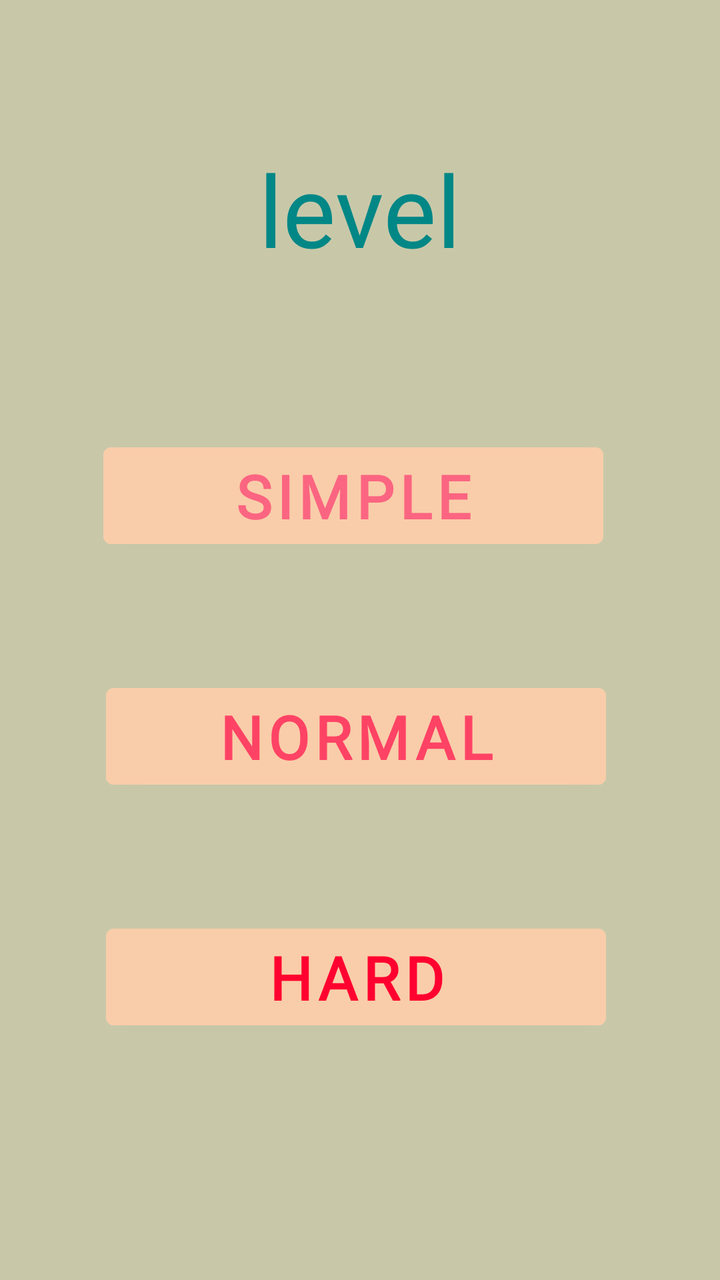
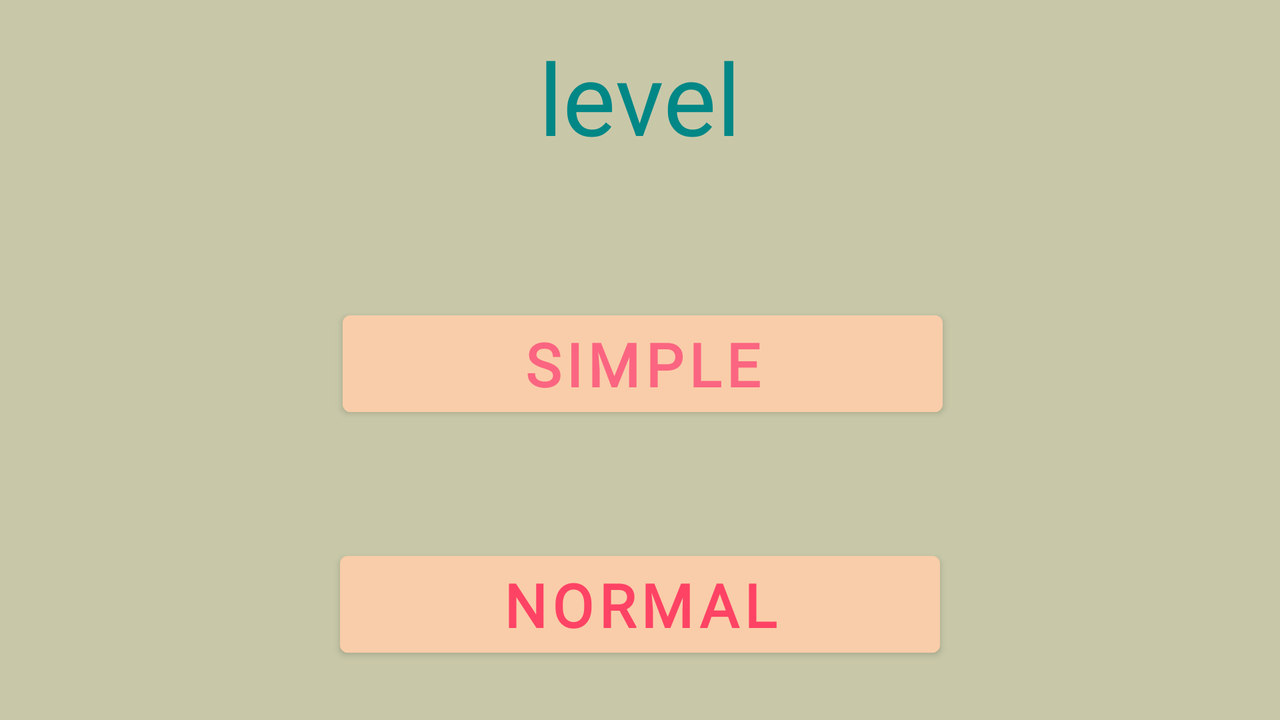

The same Android screen from two of the app's own layout files: first res/layout/ as a phone draws it, then the repository's variant for another configuration, drawn on a device whose configuration selects that folder. Both files follow.
<!-- AndroidManifest.xml: application theme Theme.WatchOutBricks -->
<!-- res/layout/level.xml -->
<?xml version="1.0" encoding="utf-8"?>
<androidx.constraintlayout.widget.ConstraintLayout xmlns:android="http://schemas.android.com/apk/res/android"
    xmlns:app="http://schemas.android.com/apk/res-auto"
    xmlns:tools="http://schemas.android.com/tools"
    android:layout_width="match_parent"
    android:layout_height="match_parent"
    android:background="@color/match4">

    <TextView
        android:id="@+id/level"
        android:layout_width="wrap_content"
        android:layout_height="wrap_content"
        android:fontFamily="@font/font_used"
        android:paddingHorizontal="20sp"
        android:paddingTop="15sp"
        android:text="@string/level"
        android:textColor="@color/teal_700"
        android:textSize="50sp"
        app:layout_constraintBottom_toBottomOf="parent"
        app:layout_constraintEnd_toEndOf="parent"
        app:layout_constraintStart_toStartOf="parent"
        app:layout_constraintTop_toTopOf="parent"
        app:layout_constraintVertical_bias="0.1" />

    <Button
        android:id="@+id/simple"
        android:layout_width="250sp"
        android:layout_height="wrap_content"
        android:layout_marginHorizontal="30sp"
        android:layout_marginTop="80dp"
        android:backgroundTint="@color/match3"
        android:fontFamily="@font/font_used"
        android:paddingHorizontal="30sp"
        android:text="@string/simple"
        android:textColor="#FB6581"
        android:textSize="30sp"
        android:textStyle="bold"
        app:layout_constraintEnd_toEndOf="@+id/level"
        app:layout_constraintHorizontal_bias="0.52"
        app:layout_constraintStart_toStartOf="@+id/level"
        app:layout_constraintTop_toBottomOf="@+id/level" />

    <Button
        android:id="@+id/normal"
        android:layout_width="250sp"
        android:layout_height="wrap_content"
        android:layout_marginTop="60dp"
        android:backgroundTint="@color/match3"
        android:fontFamily="@font/font_used"
        android:paddingHorizontal="30sp"
        android:text="@string/normal"
        android:textColor="@color/match1"
        android:textSize="30sp"
        android:textStyle="bold"
        app:layout_constraintEnd_toEndOf="@+id/level"
        app:layout_constraintHorizontal_bias="0.52"
        app:layout_constraintStart_toStartOf="@+id/level"
        app:layout_constraintTop_toBottomOf="@+id/simple" />

    <Button
        android:id="@+id/hard"
        android:layout_width="250sp"
        android:layout_height="wrap_content"
        android:layout_marginTop="60dp"
        android:backgroundTint="@color/match3"
        android:fontFamily="@font/font_used"
        android:paddingHorizontal="30sp"
        android:text="@string/hard"
        android:textColor="#FF0230"
        android:textSize="30sp"
        android:textStyle="bold"
        app:layout_constraintEnd_toEndOf="@+id/normal"
        app:layout_constraintHorizontal_bias="0.0"
        app:layout_constraintStart_toStartOf="@+id/normal"
        app:layout_constraintTop_toBottomOf="@+id/normal" />
</androidx.constraintlayout.widget.ConstraintLayout>
<!-- resources referenced by this layout -->
<resources>
  <color name="match1">#FE4365</color>
  <color name="match3">#F9CDA9</color>
  <color name="match4">#C8C8A9</color>
  <color name="teal_700">#FF018786</color>
  <string name="hard">hard</string>
  <string name="level">level</string>
  <string name="normal">normal</string>
  <string name="simple">simple</string>
  <style name="Theme.WatchOutBricks" parent="Theme.MaterialComponents.DayNight.DarkActionBar">
          
          <item name="colorPrimary">@color/match2</item>
          <item name="colorPrimaryVariant">@color/match1</item>
          <item name="colorOnPrimary">@color/match1</item>
          
          <item name="colorSecondary">@color/teal_200</item>
          <item name="colorSecondaryVariant">@color/teal_700</item>
          <item name="colorOnSecondary">@color/match1</item>
          
          <item name="android:statusBarColor" tools:targetApi="l">?attr/colorPrimaryVariant</item>
          
          <item name="windowActionBar">false</item>
          <item name="windowNoTitle">true</item>
          <item name="android:windowTranslucentStatus">true</item>
      </style>
  <color name="match2">#FC9D9A</color>
  <color name="teal_200">#FF03DAC5</color>
</resources>
<!-- res/layout-land/level.xml (the repository's variant of the layout above) -->
<!-- drawn on the phone turned sideways -->
<?xml version="1.0" encoding="utf-8"?>
<androidx.constraintlayout.widget.ConstraintLayout xmlns:android="http://schemas.android.com/apk/res/android"
    xmlns:app="http://schemas.android.com/apk/res-auto"
    xmlns:tools="http://schemas.android.com/tools"
    android:layout_width="match_parent"
    android:layout_height="match_parent"
    android:background="@color/match4">

    <TextView
        android:id="@+id/level"
        android:layout_width="wrap_content"
        android:layout_height="wrap_content"
        android:fontFamily="@font/font_used"
        android:paddingHorizontal="20sp"
        android:paddingTop="15sp"
        android:text="@string/level"
        android:textColor="@color/teal_700"
        android:textSize="50sp"
        app:layout_constraintBottom_toBottomOf="parent"
        app:layout_constraintEnd_toEndOf="parent"
        app:layout_constraintStart_toStartOf="parent"
        app:layout_constraintTop_toTopOf="parent"
        app:layout_constraintVertical_bias="0.0" />

    <Button
        android:id="@+id/simple"
        android:layout_width="300sp"
        android:layout_height="wrap_content"
        android:layout_marginHorizontal="50sp"
        android:layout_marginTop="70dp"
        android:backgroundTint="@color/match3"
        android:fontFamily="@font/font_used"
        android:paddingHorizontal="30sp"
        android:text="@string/simple"
        android:textColor="#FB6581"
        android:textSize="30sp"
        android:textStyle="bold"
        app:layout_constraintEnd_toEndOf="@+id/level"
        app:layout_constraintHorizontal_bias="0.495"
        app:layout_constraintStart_toStartOf="@+id/level"
        app:layout_constraintTop_toBottomOf="@+id/level" />

    <Button
        android:id="@+id/normal"
        android:layout_width="300sp"
        android:layout_height="wrap_content"
        android:layout_marginTop="60dp"
        android:backgroundTint="@color/match3"
        android:fontFamily="@font/font_used"
        android:paddingHorizontal="30sp"
        android:text="@string/normal"
        android:textColor="@color/match1"
        android:textSize="30sp"
        android:textStyle="bold"
        app:layout_constraintEnd_toEndOf="@+id/level"
        app:layout_constraintHorizontal_bias="0.5"
        app:layout_constraintStart_toStartOf="@+id/level"
        app:layout_constraintTop_toBottomOf="@+id/simple" />

    <Button
        android:id="@+id/hard"
        android:layout_width="300sp"
        android:layout_height="wrap_content"
        android:layout_marginTop="60dp"
        android:layout_marginBottom="60sp"
        android:backgroundTint="@color/match3"
        android:fontFamily="@font/font_used"
        android:paddingHorizontal="30sp"
        android:text="@string/hard"
        android:textColor="#FF0230"
        android:textSize="30sp"
        android:textStyle="bold"
        app:layout_constraintEnd_toEndOf="@+id/level"
        app:layout_constraintHorizontal_bias="0.5"
        app:layout_constraintStart_toStartOf="@+id/level"
        app:layout_constraintTop_toBottomOf="@+id/normal" />
</androidx.constraintlayout.widget.ConstraintLayout>
